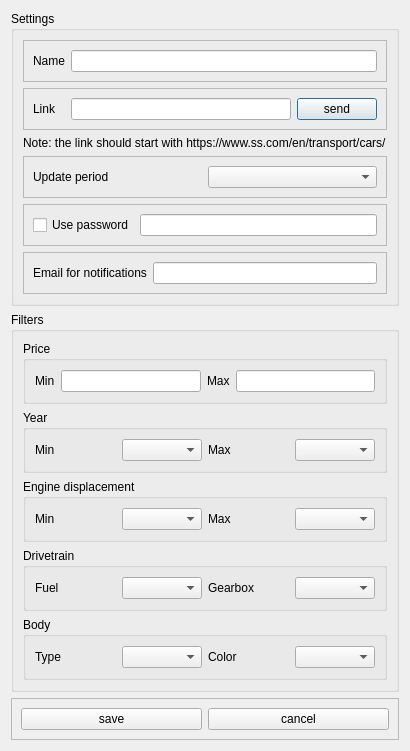
<?xml version="1.0" encoding="UTF-8"?>
<ui version="4.0">
 <class>Dialog</class>
 <widget class="QDialog" name="Dialog">
  <property name="geometry">
   <rect>
    <x>0</x>
    <y>0</y>
    <width>379</width>
    <height>674</height>
   </rect>
  </property>
  <property name="windowTitle">
   <string>Dialog</string>
  </property>
  <layout class="QGridLayout" name="gridLayout">
   <item row="0" column="0">
    <widget class="QGroupBox" name="setting_box">
     <property name="title">
      <string>Settings</string>
     </property>
     <layout class="QVBoxLayout" name="verticalLayout_2">
      <item>
       <widget class="QFrame" name="frame">
        <property name="frameShape">
         <enum>QFrame::StyledPanel</enum>
        </property>
        <property name="frameShadow">
         <enum>QFrame::Raised</enum>
        </property>
        <layout class="QHBoxLayout" name="horizontalLayout_7">
         <item>
          <widget class="QLabel" name="label_11">
           <property name="text">
            <string>Name</string>
           </property>
           <property name="buddy">
            <cstring>name_field</cstring>
           </property>
          </widget>
         </item>
         <item>
          <widget class="QLineEdit" name="name_field"/>
         </item>
        </layout>
       </widget>
      </item>
      <item>
       <widget class="QFrame" name="frame_4">
        <property name="frameShape">
         <enum>QFrame::StyledPanel</enum>
        </property>
        <property name="frameShadow">
         <enum>QFrame::Raised</enum>
        </property>
        <layout class="QHBoxLayout" name="horizontalLayout_11">
         <item>
          <widget class="QLabel" name="label_14">
           <property name="text">
            <string>Link   </string>
           </property>
           <property name="buddy">
            <cstring>name_field</cstring>
           </property>
          </widget>
         </item>
         <item>
          <widget class="QLineEdit" name="link_field"/>
         </item>
         <item>
          <widget class="QPushButton" name="send_link_button">
           <property name="text">
            <string>send</string>
           </property>
          </widget>
         </item>
        </layout>
       </widget>
      </item>
      <item>
       <widget class="QLabel" name="label_15">
        <property name="text">
         <string>Note: the link should start with https://www.ss.com/en/transport/cars/</string>
        </property>
       </widget>
      </item>
      <item>
       <widget class="QFrame" name="frame_2">
        <property name="frameShape">
         <enum>QFrame::StyledPanel</enum>
        </property>
        <property name="frameShadow">
         <enum>QFrame::Raised</enum>
        </property>
        <layout class="QHBoxLayout" name="horizontalLayout_8">
         <item>
          <widget class="QLabel" name="label_12">
           <property name="text">
            <string>Update period</string>
           </property>
           <property name="buddy">
            <cstring>update_time_cbox</cstring>
           </property>
          </widget>
         </item>
         <item>
          <widget class="QComboBox" name="update_time_cbox"/>
         </item>
        </layout>
       </widget>
      </item>
      <item>
       <widget class="QFrame" name="frame_3">
        <property name="frameShape">
         <enum>QFrame::StyledPanel</enum>
        </property>
        <property name="frameShadow">
         <enum>QFrame::Raised</enum>
        </property>
        <layout class="QHBoxLayout" name="horizontalLayout_9">
         <item>
          <widget class="QCheckBox" name="checkBox">
           <property name="text">
            <string>Use password</string>
           </property>
          </widget>
         </item>
         <item>
          <widget class="QLineEdit" name="passwordfield">
           <property name="text">
            <string/>
           </property>
           <property name="echoMode">
            <enum>QLineEdit::Password</enum>
           </property>
          </widget>
         </item>
        </layout>
       </widget>
      </item>
      <item>
       <widget class="QFrame" name="frame_6">
        <property name="frameShape">
         <enum>QFrame::StyledPanel</enum>
        </property>
        <property name="frameShadow">
         <enum>QFrame::Raised</enum>
        </property>
        <layout class="QHBoxLayout" name="horizontalLayout_12">
         <item>
          <widget class="QLabel" name="label_16">
           <property name="text">
            <string>Email for notifications</string>
           </property>
          </widget>
         </item>
         <item>
          <widget class="QLineEdit" name="passwordfield_2">
           <property name="text">
            <string/>
           </property>
           <property name="echoMode">
            <enum>QLineEdit::Password</enum>
           </property>
          </widget>
         </item>
        </layout>
       </widget>
      </item>
     </layout>
    </widget>
   </item>
   <item row="1" column="0">
    <widget class="QGroupBox" name="filter_box">
     <property name="enabled">
      <bool>true</bool>
     </property>
     <property name="title">
      <string>Filters</string>
     </property>
     <layout class="QVBoxLayout" name="verticalLayout">
      <item>
       <widget class="QGroupBox" name="groupBox_2">
        <property name="title">
         <string>Price</string>
        </property>
        <layout class="QHBoxLayout" name="horizontalLayout">
         <item>
          <widget class="QLabel" name="label">
           <property name="text">
            <string>Min</string>
           </property>
           <property name="buddy">
            <cstring>price_min_field</cstring>
           </property>
          </widget>
         </item>
         <item>
          <widget class="QLineEdit" name="price_min_field"/>
         </item>
         <item>
          <widget class="QLabel" name="label_2">
           <property name="text">
            <string>Max</string>
           </property>
           <property name="buddy">
            <cstring>price_max_field</cstring>
           </property>
          </widget>
         </item>
         <item>
          <widget class="QLineEdit" name="price_max_field"/>
         </item>
        </layout>
       </widget>
      </item>
      <item>
       <widget class="QGroupBox" name="groupBox_3">
        <property name="title">
         <string>Year</string>
        </property>
        <layout class="QHBoxLayout" name="horizontalLayout_2">
         <item>
          <widget class="QLabel" name="label_3">
           <property name="text">
            <string>Min</string>
           </property>
           <property name="buddy">
            <cstring>year_min_cbox</cstring>
           </property>
          </widget>
         </item>
         <item>
          <widget class="QComboBox" name="year_min_cbox"/>
         </item>
         <item>
          <widget class="QLabel" name="label_4">
           <property name="text">
            <string>Max</string>
           </property>
           <property name="buddy">
            <cstring>year_max_cbox</cstring>
           </property>
          </widget>
         </item>
         <item>
          <widget class="QComboBox" name="year_max_cbox"/>
         </item>
        </layout>
       </widget>
      </item>
      <item>
       <widget class="QGroupBox" name="groupBox_4">
        <property name="title">
         <string>Engine displacement</string>
        </property>
        <layout class="QHBoxLayout" name="horizontalLayout_3">
         <item>
          <widget class="QLabel" name="label_5">
           <property name="text">
            <string>Min</string>
           </property>
           <property name="buddy">
            <cstring>eng_min_cbox</cstring>
           </property>
          </widget>
         </item>
         <item>
          <widget class="QComboBox" name="eng_min_cbox"/>
         </item>
         <item>
          <widget class="QLabel" name="label_6">
           <property name="text">
            <string>Max</string>
           </property>
           <property name="buddy">
            <cstring>eng_max_cbox</cstring>
           </property>
          </widget>
         </item>
         <item>
          <widget class="QComboBox" name="eng_max_cbox"/>
         </item>
        </layout>
       </widget>
      </item>
      <item>
       <widget class="QGroupBox" name="groupBox_5">
        <property name="title">
         <string>Drivetrain</string>
        </property>
        <layout class="QHBoxLayout" name="horizontalLayout_4">
         <item>
          <widget class="QLabel" name="label_7">
           <property name="text">
            <string>Fuel</string>
           </property>
           <property name="buddy">
            <cstring>eng_fuel_cbox</cstring>
           </property>
          </widget>
         </item>
         <item>
          <widget class="QComboBox" name="eng_fuel_cbox"/>
         </item>
         <item>
          <widget class="QLabel" name="label_8">
           <property name="text">
            <string>Gearbox</string>
           </property>
           <property name="buddy">
            <cstring>gear_cbox</cstring>
           </property>
          </widget>
         </item>
         <item>
          <widget class="QComboBox" name="gear_cbox"/>
         </item>
        </layout>
       </widget>
      </item>
      <item>
       <widget class="QGroupBox" name="groupBox_6">
        <property name="title">
         <string>Body</string>
        </property>
        <layout class="QHBoxLayout" name="horizontalLayout_5">
         <item>
          <widget class="QLabel" name="label_9">
           <property name="text">
            <string>Type</string>
           </property>
           <property name="buddy">
            <cstring>body_cbox</cstring>
           </property>
          </widget>
         </item>
         <item>
          <widget class="QComboBox" name="body_cbox"/>
         </item>
         <item>
          <widget class="QLabel" name="label_10">
           <property name="text">
            <string>Color</string>
           </property>
          </widget>
         </item>
         <item>
          <widget class="QComboBox" name="color_cbox"/>
         </item>
        </layout>
       </widget>
      </item>
     </layout>
    </widget>
   </item>
   <item row="2" column="0">
    <widget class="QFrame" name="frame_5">
     <property name="frameShape">
      <enum>QFrame::StyledPanel</enum>
     </property>
     <property name="frameShadow">
      <enum>QFrame::Raised</enum>
     </property>
     <layout class="QHBoxLayout" name="horizontalLayout_6">
      <item>
       <widget class="QPushButton" name="save_button">
        <property name="text">
         <string>save</string>
        </property>
       </widget>
      </item>
      <item>
       <widget class="QPushButton" name="cancel_button">
        <property name="text">
         <string>cancel</string>
        </property>
       </widget>
      </item>
     </layout>
    </widget>
   </item>
  </layout>
 </widget>
 <resources/>
 <connections/>
</ui>
